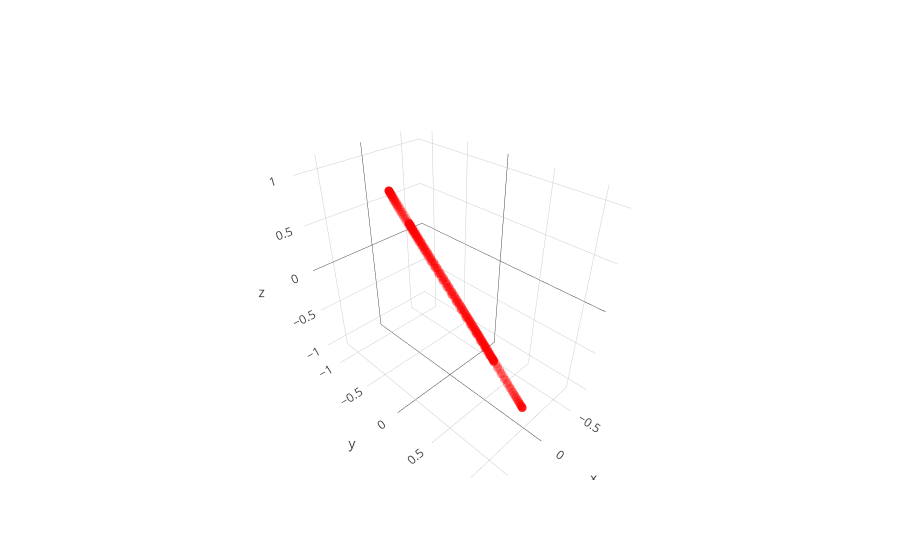

Write notebook code for a chart like this one.
### Code cell
# view 3D
trace1 = go.Scatter3d(x=projected_mine[:,0],y=projected_mine[:,1],z=projected_mine[:,2],
    mode='markers',
    line=dict(color='red',width=0.5),
    marker=dict(size=3,opacity=0.3)
)
data = [trace1]
fig  = go.Figure(data=data)
iplot(fig)

### Figure 1 — Plotly figure (JSON) as saved in the notebook; plotly's stock layout.template omitted (floating-point values rounded to 4 significant figures; data arrays with more than 128 entries replaced by an {"elided": "..."} marker saying what was removed)
{"data": [{"line": {"color": "red", "width": 0.5}, "marker": {"opacity": 0.3, "size": 3}, "mode": "markers", "type": "scatter3d", "uid": "bcc53611-c1b9-4a4e-8588-496bf202b0a8", "x": {"elided": "300 float values"}, "y": {"elided": "300 float values"}, "z": {"elided": "300 float values"}}], "layout": {}}
